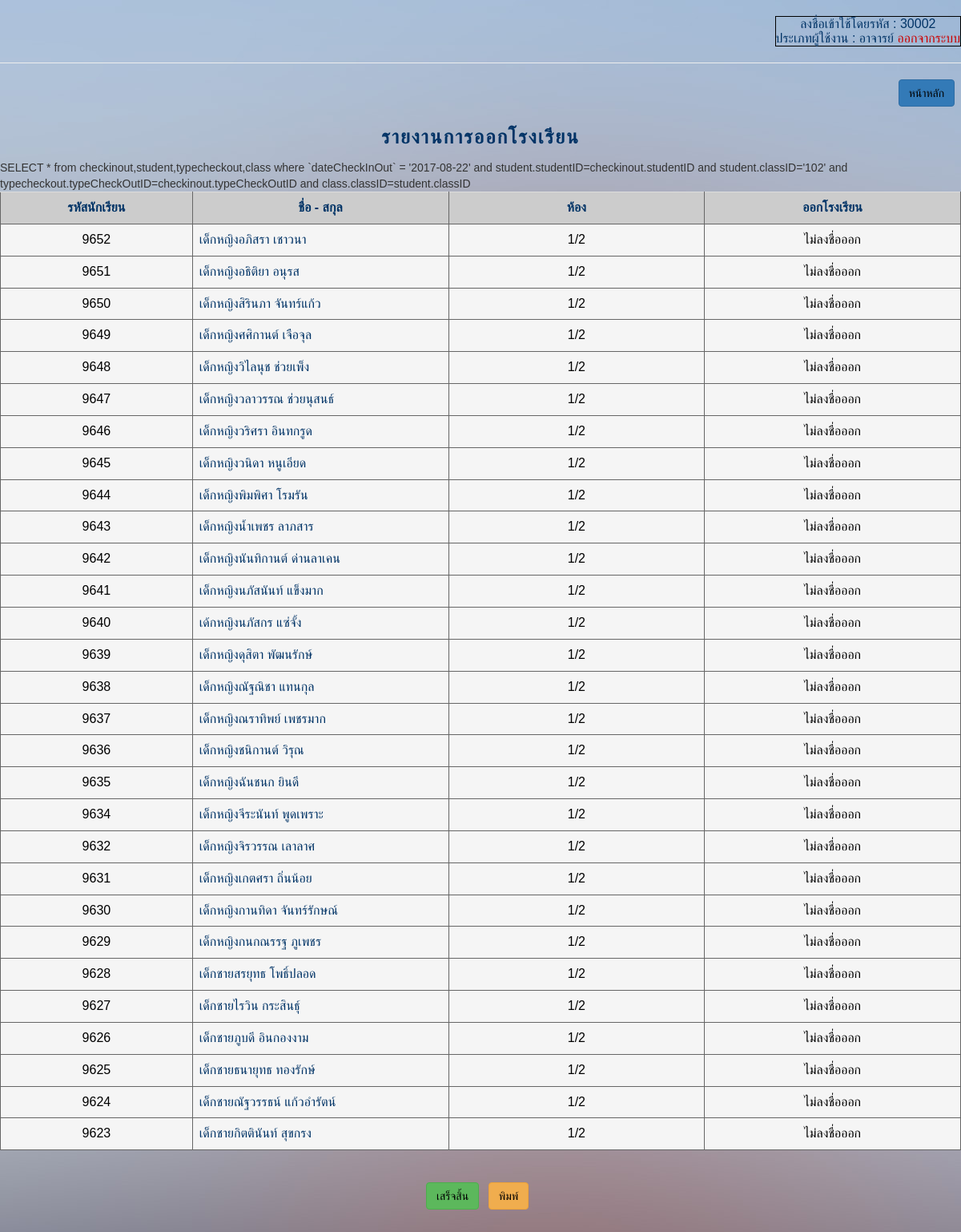
The page /html5up-dimension/ReportCheckoutDaily.php (signed in) on the database its author committed.
### tables this page shows
CREATE TABLE `checkinout` (
  `studentID` varchar(255) NOT NULL,
  `typeCheckInID` int(11) DEFAULT NULL,
  `typeCheckOutID` int(11) DEFAULT NULL,
  `checkIn` time DEFAULT NULL,
  `checkOut` time DEFAULT NULL,
  `dateCheckInOut` date DEFAULT NULL,
  `checkInOutID` int(11) NOT NULL
);

CREATE TABLE `student` (
  `studentID` varchar(255) NOT NULL,
  `studentName` varchar(255) NOT NULL,
  `studentLastname` varchar(255) NOT NULL,
  `classID` int(11) NOT NULL
);

CREATE TABLE `class` (
  `classID` int(11) NOT NULL,
  `class` varchar(255) NOT NULL
);

CREATE TABLE `typecheckout` (
  `typeCheckOutID` int(11) NOT NULL,
  `typeCheckOut` varchar(255) NOT NULL,
  `time` time NOT NULL
);

### html5up-dimension/ReportCheckoutDaily.php (the view, shortened to what this page needs)
<?php
if (!$_SESSION["uname"]) {
    Header("Location: Login.php");
} else {
    ?>
    <html>
        <head>
            <link rel="stylesheet" href="https://maxcdn.bootstrapcdn.com/bootstrap/3.3.7/css/bootstrap.min.css">
        </head>
        <div class="abcd">
            <body background="/images/bg.jpg">
                <div align="right" class="a" ><br>
                    <table border="1" bordercolor="#000000" cellpadding="5">
                        <tr>
                            <td>
                        <center><font color='#003366'> ลงชื่อเข้าใช้โดยรหัส :
    <?php echo($_SESSION['userID']); ?><br>
                            ประเภทผู้ใช้งาน : <?php echo($_SESSION['typeUser']); ?> </font>
                            <a href="logout.php"><font color="#CC0000">ออกจากระบบ</font></a></center>
                        </tr></td>
                    </table>
                    <hr>
                </div>
                <div align="right">
                    <a href="teacherpage.php"><button type="button" class="btn btn-primary"><font color="#000000">หน้าหลัก</font></button></a>	&nbsp;
                </div>
                <br>
                <?php
                $time = date("G:i:s");
                if($time < '15:30:00') {
                  echo "<center><h3>กรุณาออกรายงานหลังเลิกเรียน</h3></center>";
                }else{
                ?>
            <center><h3><font color='#003366'>รายงานการออกโรงเรียน</font></h3></center>
            <div class="table-responsive">
                <table class="table" width="800" border="1" align="center" bordercolor="#666666" >
                    <tr>
                        <td width="150" align="center" bgcolor="#CCCCCC"><strong><font color='#003366'>รหัสนักเรียน</font></strong></td>
                        <td width="200"align="center" bgcolor="#CCCCCC"><strong><font color='#003366'>ชื่อ - สกุล</font></strong></td>
                        <td width="200"align="center" bgcolor="#CCCCCC"><strong><font color='#003366'>ห้อง</font></strong></td>
                        <td width="200" align="center" bgcolor="#CCCCCC"><strong><font color='#003366'>ออกโรงเรียน</font></strong></td>
                    </tr>
    <?php
    include ("connectDB.php");
    $strSQL = mysqli_query($mysqli, "select * from teacher where userID='" . $_SESSION['userID'] . "'");
    $objResult = mysqli_fetch_array($strSQL);
    $date = date("Y-m-d");
    $strSLQ2 = "SELECT * from checkinout,student,typecheckout,class where `dateCheckInOut` = '".$date."'
    and student.studentID=checkinout.studentID and student.classID='".$objResult['classID']."'
    and typecheckout.typeCheckOutID=checkinout.typeCheckOutID
    and class.classID=student.classID
     ";
    $result = mysqli_query($mysqli, $strSLQ2);
    while ($row = mysqli_fetch_array($result)) {
            echo "<tr class='active'>";
            echo "<td align='center'><font color='#จจ0000'>" . $row["studentID"] . "</font></font></td>";
            echo "<td ><font color='#003366'>" . $row["studentName"] . "&nbsp" . $row['studentLastname'] . "</font></td>";
            echo "<td align='center'><font color='#จจ0000'>" . $row["class"] . "</font></td>";
            echo "<td align='center'><font color='#จจ0000'>" . $row["typeCheckOut"] . "</font></td>";
            echo "</tr>";
    }
    ?>
                </table>
            </div><div>
            <br><center>
            <a href="teacherpage.php"><button type="button" class="btn btn-success"><font color="#000000">เสร็จสิ้น</font></button></a>	&nbsp;
            <a ><button type="button" onclick="javascript:window.print()" class="btn btn-warning"><font color="#000000">พิมพ์</font></button></a>	&nbsp;
        </center></div><br><br>
      <?php } ?>
        </body>
    </html>
<?php } ?>

### html5up-dimension/ReportCheckoutDaily.php (style rules this page uses)
div.abcd { font-family: "FontAwesome",sans-serif; }
div.abcd h1,h2,h3,h4,h5 { display: block; font-weight: 600; letter-spacing: 0.2rem; line-height: 1.5; margin: 0 0 1rem 0; text-transform: uppercase; }

### rows shown on the page
checkinout: studentID.studentID "9652", studentID.studentName "เด็กหญิงอภิสรา", studentID.studentLastname "เชาวนา", class.class "1/2", typeCheckOutID.typeCheckOut "ไม่ลงชื่อออก"
checkinout: studentID.studentID "9651", studentID.studentName "เด็กหญิงอธิติยา", studentID.studentLastname "อนุรส", class.class "1/2", typeCheckOutID.typeCheckOut "ไม่ลงชื่อออก"
checkinout: studentID.studentID "9650", studentID.studentName "เด็กหญิงสิรินภา", studentID.studentLastname "จันทร์แก้ว", class.class "1/2", typeCheckOutID.typeCheckOut "ไม่ลงชื่อออก"
checkinout: studentID.studentID "9649", studentID.studentName "เด็กหญิงศศิกานต์", studentID.studentLastname "เจือจุล", class.class "1/2", typeCheckOutID.typeCheckOut "ไม่ลงชื่อออก"
checkinout: studentID.studentID "9648", studentID.studentName "เด็กหญิงวิไลนุช", studentID.studentLastname "ช่วยเพ็ง", class.class "1/2", typeCheckOutID.typeCheckOut "ไม่ลงชื่อออก"
checkinout: studentID.studentID "9647", studentID.studentName "เด็กหญิงวลาวรรณ", studentID.studentLastname "ช่วยนุสนธ์", class.class "1/2", typeCheckOutID.typeCheckOut "ไม่ลงชื่อออก"
checkinout: studentID.studentID "9646", studentID.studentName "เด็กหญิงวริศรา", studentID.studentLastname "อินทกรูด", class.class "1/2", typeCheckOutID.typeCheckOut "ไม่ลงชื่อออก"
checkinout: studentID.studentID "9645", studentID.studentName "เด็กหญิงวนิดา", studentID.studentLastname "หนูเอียด", class.class "1/2", typeCheckOutID.typeCheckOut "ไม่ลงชื่อออก"
checkinout: studentID.studentID "9644", studentID.studentName "เด็กหญิงพิมพิศา", studentID.studentLastname "โรมรัน", class.class "1/2", typeCheckOutID.typeCheckOut "ไม่ลงชื่อออก"
checkinout: studentID.studentID "9643", studentID.studentName "เด็กหญิงน้ำเพชร", studentID.studentLastname "ลาภสาร", class.class "1/2", typeCheckOutID.typeCheckOut "ไม่ลงชื่อออก"
checkinout: studentID.studentID "9642", studentID.studentName "เด็กหญิงนันทิกานต์", studentID.studentLastname "ด่านลาเคน", class.class "1/2", typeCheckOutID.typeCheckOut "ไม่ลงชื่อออก"
checkinout: studentID.studentID "9641", studentID.studentName "เด็กหญิงนภัสนันท์", studentID.studentLastname "แข็งมาก", class.class "1/2", typeCheckOutID.typeCheckOut "ไม่ลงชื่อออก"
checkinout: studentID.studentID "9640", studentID.studentName "เด้กหญิงนภัสกร", studentID.studentLastname "แซ่จั้ง", class.class "1/2", typeCheckOutID.typeCheckOut "ไม่ลงชื่อออก"
checkinout: studentID.studentID "9639", studentID.studentName "เด็กหญิงดุสิตา", studentID.studentLastname "พัฒนรักษ์", class.class "1/2", typeCheckOutID.typeCheckOut "ไม่ลงชื่อออก"
checkinout: studentID.studentID "9638", studentID.studentName "เด็กหญิงณัฐณิชา", studentID.studentLastname "แทนกุล", class.class "1/2", typeCheckOutID.typeCheckOut "ไม่ลงชื่อออก"
checkinout: studentID.studentID "9637", studentID.studentName "เด็กหญิงณราทิพย์", studentID.studentLastname "เพชรมาก", class.class "1/2", typeCheckOutID.typeCheckOut "ไม่ลงชื่อออก"
checkinout: studentID.studentID "9636", studentID.studentName "เด็กหญิงชนิกานต์", studentID.studentLastname "วิรุณ", class.class "1/2", typeCheckOutID.typeCheckOut "ไม่ลงชื่อออก"
checkinout: studentID.studentID "9635", studentID.studentName "เด็กหญิงฉันชนก", studentID.studentLastname "ยินดี", class.class "1/2", typeCheckOutID.typeCheckOut "ไม่ลงชื่อออก"
checkinout: studentID.studentID "9634", studentID.studentName "เด็กหญิงจีระนันท์", studentID.studentLastname "พูดเพราะ", class.class "1/2", typeCheckOutID.typeCheckOut "ไม่ลงชื่อออก"
checkinout: studentID.studentID "9632", studentID.studentName "เด็กหญิงจิรวรรณ", studentID.studentLastname "เลาลาศ", class.class "1/2", typeCheckOutID.typeCheckOut "ไม่ลงชื่อออก"
checkinout: studentID.studentID "9631", studentID.studentName "เด็กหญิงเกตศรา", studentID.studentLastname "ถิ่นน้อย", class.class "1/2", typeCheckOutID.typeCheckOut "ไม่ลงชื่อออก"
checkinout: studentID.studentID "9630", studentID.studentName "เด็กหญิงกานทิดา", studentID.studentLastname "จันทร์รักษณ์", class.class "1/2", typeCheckOutID.typeCheckOut "ไม่ลงชื่อออก"
checkinout: studentID.studentID "9629", studentID.studentName "เด็กหญิงกนกณรรฐ", studentID.studentLastname "ภูเพชร", class.class "1/2", typeCheckOutID.typeCheckOut "ไม่ลงชื่อออก"
checkinout: studentID.studentID "9628", studentID.studentName "เด็กชายสรยุทธ", studentID.studentLastname "โพธิ์ปลอด", class.class "1/2", typeCheckOutID.typeCheckOut "ไม่ลงชื่อออก"
checkinout: studentID.studentID "9627", studentID.studentName "เด็กชายไรวิน", studentID.studentLastname "กระสินธุ์", class.class "1/2", typeCheckOutID.typeCheckOut "ไม่ลงชื่อออก"
checkinout: studentID.studentID "9626", studentID.studentName "เด็กชายภูบดี", studentID.studentLastname "อินกองงาม", class.class "1/2", typeCheckOutID.typeCheckOut "ไม่ลงชื่อออก"
checkinout: studentID.studentID "9625", studentID.studentName "เด็กชายธนายุทธ", studentID.studentLastname "ทองรักษ์", class.class "1/2", typeCheckOutID.typeCheckOut "ไม่ลงชื่อออก"
checkinout: studentID.studentID "9624", studentID.studentName "เด็กชายณัฐวรรธน์", studentID.studentLastname "แก้วอำรัตน์", class.class "1/2", typeCheckOutID.typeCheckOut "ไม่ลงชื่อออก"
checkinout: studentID.studentID "9623", studentID.studentName "เด็กชายกิตตินันท์", studentID.studentLastname "สุขกรง", class.class "1/2", typeCheckOutID.typeCheckOut "ไม่ลงชื่อออก"

### other values the page prints
$_SESSION['userID'] "30002"
$_SESSION['typeUser'] "อาจารย์"
